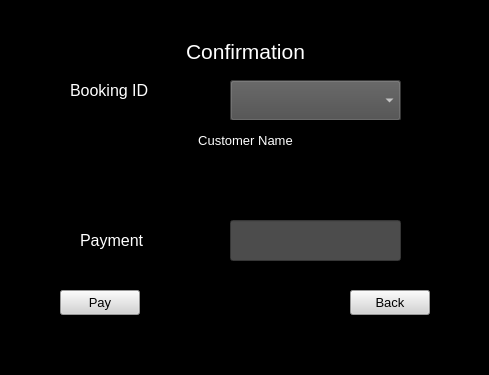
<?xml version="1.0" encoding="UTF-8"?>
<ui version="4.0">
 <class>Confirmation</class>
 <widget class="QFrame" name="Confirmation">
  <property name="geometry">
   <rect>
    <x>0</x>
    <y>0</y>
    <width>489</width>
    <height>375</height>
   </rect>
  </property>
  <property name="windowTitle">
   <string>Frame</string>
  </property>
  <property name="styleSheet">
   <string notr="true">background-color: rgb(0, 0, 0);
color: rgb(255, 255, 255);</string>
  </property>
  <widget class="QLabel" name="label">
   <property name="geometry">
    <rect>
     <x>0</x>
     <y>36</y>
     <width>491</width>
     <height>31</height>
    </rect>
   </property>
   <property name="font">
    <font>
     <pointsize>16</pointsize>
    </font>
   </property>
   <property name="styleSheet">
    <string notr="true">color: rgb(255, 255, 255);</string>
   </property>
   <property name="text">
    <string>Confirmation</string>
   </property>
   <property name="alignment">
    <set>Qt::AlignCenter</set>
   </property>
  </widget>
  <widget class="QComboBox" name="txt_ID">
   <property name="geometry">
    <rect>
     <x>230</x>
     <y>80</y>
     <width>171</width>
     <height>41</height>
    </rect>
   </property>
   <property name="styleSheet">
    <string notr="true">background-color: rgb(76, 76, 76);
color: rgb(255, 255, 255);</string>
   </property>
  </widget>
  <widget class="QLabel" name="label_2">
   <property name="geometry">
    <rect>
     <x>70</x>
     <y>70</y>
     <width>121</width>
     <height>41</height>
    </rect>
   </property>
   <property name="font">
    <font>
     <pointsize>12</pointsize>
    </font>
   </property>
   <property name="styleSheet">
    <string notr="true">color: rgb(255, 255, 255);</string>
   </property>
   <property name="text">
    <string>Booking ID</string>
   </property>
  </widget>
  <widget class="QLabel" name="lbl_Customer">
   <property name="geometry">
    <rect>
     <x>0</x>
     <y>160</y>
     <width>491</width>
     <height>20</height>
    </rect>
   </property>
   <property name="font">
    <font>
     <pointsize>10</pointsize>
    </font>
   </property>
   <property name="styleSheet">
    <string notr="true">color: rgb(170, 0, 0);</string>
   </property>
   <property name="text">
    <string/>
   </property>
   <property name="alignment">
    <set>Qt::AlignCenter</set>
   </property>
  </widget>
  <widget class="QPushButton" name="btn_pay">
   <property name="geometry">
    <rect>
     <x>60</x>
     <y>290</y>
     <width>80</width>
     <height>25</height>
    </rect>
   </property>
   <property name="font">
    <font>
     <pointsize>10</pointsize>
    </font>
   </property>
   <property name="styleSheet">
    <string notr="true">background-color: rgb(211, 211, 211);
color: rgb(0, 0, 0);</string>
   </property>
   <property name="text">
    <string>Pay</string>
   </property>
  </widget>
  <widget class="QPushButton" name="btn_back">
   <property name="geometry">
    <rect>
     <x>350</x>
     <y>290</y>
     <width>80</width>
     <height>25</height>
    </rect>
   </property>
   <property name="font">
    <font>
     <pointsize>10</pointsize>
    </font>
   </property>
   <property name="styleSheet">
    <string notr="true">background-color: rgb(211, 211, 211);
color: rgb(0, 0, 0);</string>
   </property>
   <property name="text">
    <string>Back</string>
   </property>
  </widget>
  <widget class="QLineEdit" name="txt_Payment">
   <property name="geometry">
    <rect>
     <x>230</x>
     <y>220</y>
     <width>171</width>
     <height>41</height>
    </rect>
   </property>
   <property name="font">
    <font>
     <pointsize>10</pointsize>
    </font>
   </property>
   <property name="styleSheet">
    <string notr="true">background-color: rgb(76, 76, 76);
color: rgb(255, 255, 255);</string>
   </property>
  </widget>
  <widget class="QLabel" name="label_3">
   <property name="geometry">
    <rect>
     <x>80</x>
     <y>220</y>
     <width>121</width>
     <height>41</height>
    </rect>
   </property>
   <property name="font">
    <font>
     <pointsize>12</pointsize>
    </font>
   </property>
   <property name="styleSheet">
    <string notr="true">color: rgb(255, 255, 255);</string>
   </property>
   <property name="text">
    <string>Payment</string>
   </property>
  </widget>
  <widget class="QLabel" name="label_4">
   <property name="geometry">
    <rect>
     <x>0</x>
     <y>120</y>
     <width>491</width>
     <height>41</height>
    </rect>
   </property>
   <property name="font">
    <font>
     <pointsize>10</pointsize>
    </font>
   </property>
   <property name="styleSheet">
    <string notr="true">color: rgb(255, 255, 255);</string>
   </property>
   <property name="text">
    <string>Customer Name</string>
   </property>
   <property name="alignment">
    <set>Qt::AlignCenter</set>
   </property>
  </widget>
 </widget>
 <resources/>
 <connections/>
</ui>
